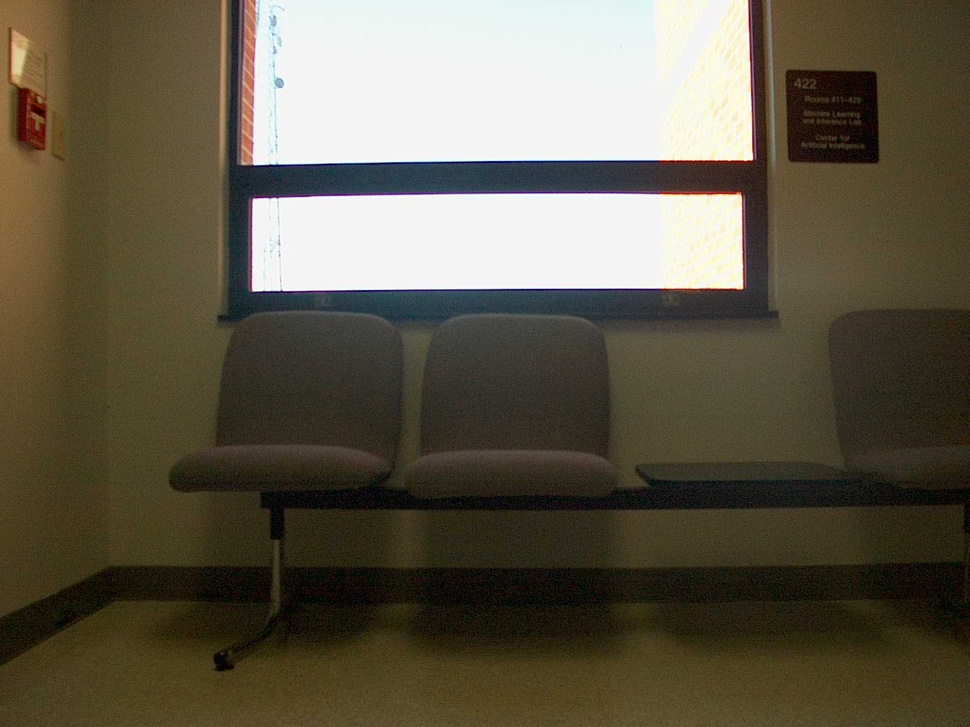
#> input picture hw3_cs682_smansur4/ST2MainHall4/ST2MainHall4001.jpg, 970 x 727 px, shrunk from 1600 x 1200 before the run
$ python extra_credit_2.py
#> lines starting #> are read from the running program, lines starting #| are printed output that depends on the picture
import cv2 as cv
import numpy as np
from matplotlib import pyplot as plt

np.seterr(divide='ignore', invalid='ignore')

img = cv.imread("./ST2MainHall4/ST2MainHall4001.jpg")
#> img is the input picture: shape (727, 970, 3); mean B, G, R 73.1, 89.9, 96.7

imgDiffX = cv.Sobel(img, cv.CV_32F, 1, 0)
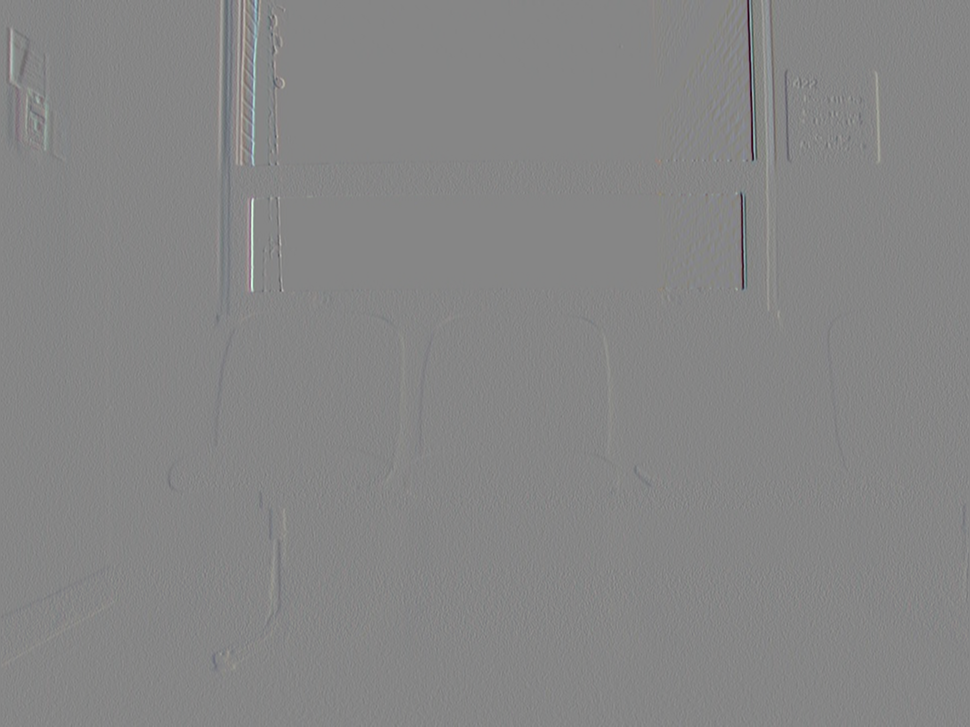
#> imgDiffX: shape (727, 970, 3) float32; mean B, G, R -0.2, -0.3, -0.4; drawn with min black and max white
imgDiffY = cv.Sobel(img, cv.CV_32F, 0, 1)

imgDiffXY = cv.multiply(imgDiffX, imgDiffY)
imgDiffXX = cv.multiply(imgDiffX, imgDiffX)
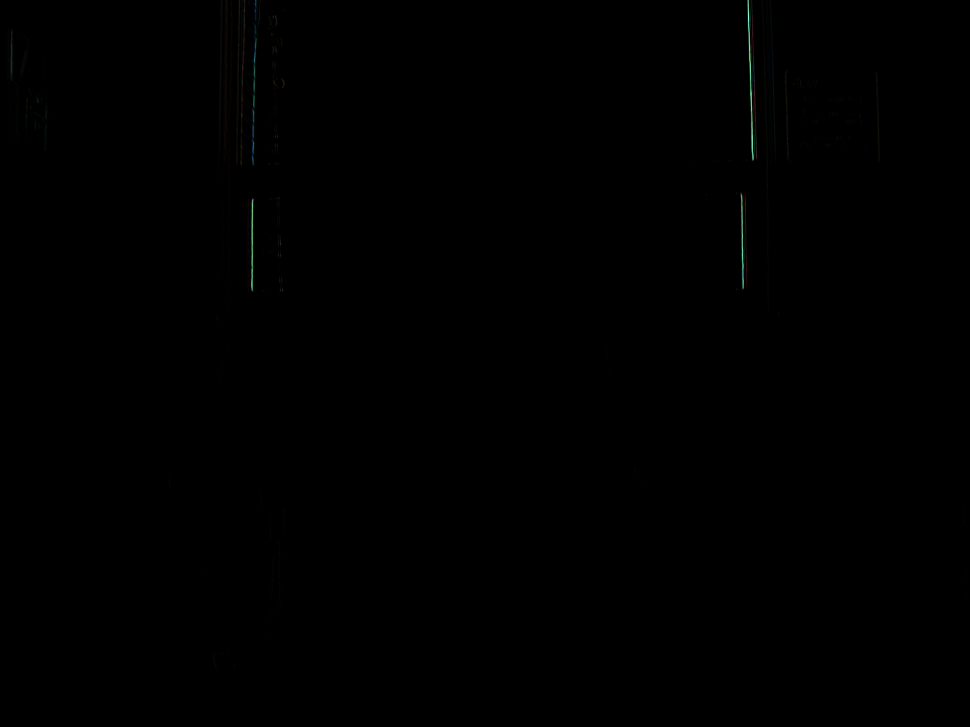
#> imgDiffXX: shape (727, 970, 3) float32; mean B, G, R 1053.8, 1220.3, 986.6; drawn with min black and max white
imgDiffYY = cv.multiply(imgDiffY, imgDiffY)

a = imgDiffXX[:,:,0] + imgDiffXX[:,:,1] + imgDiffXX[:,:,2]
b = imgDiffXY[:,:,0] + imgDiffXY[:,:,1] + imgDiffXY[:,:,2]
c = imgDiffYY[:,:,0] + imgDiffYY[:,:,1] + imgDiffYY[:,:,2]

b_square = b * b
ac = a * c
a_plus_c = a + c
a_plus_c_square = a_plus_c * a_plus_c
lambda1 = ((a_plus_c + np.sqrt(a_plus_c_square - 4 * (b_square - ac))))/2
lambda2 = ((a_plus_c - np.sqrt(a_plus_c_square - 4 * (b_square - ac))))/2

#print("lambda1",lambda1)
#print("lambda2",lambda2)
a_minus_lambda1 = a - lambda1
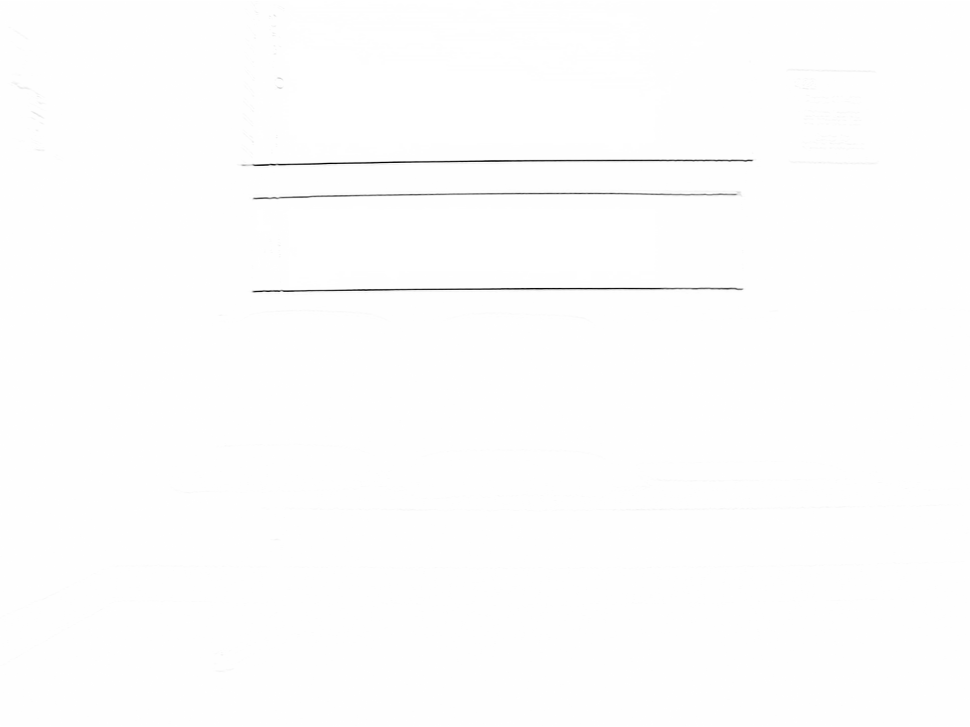
#> a_minus_lambda1: shape (727, 970) float32; min -2602303.5, max 0, mean -7639.2; drawn with min black and max white
b_neg = b * (-1)
x = b_neg / a_minus_lambda1
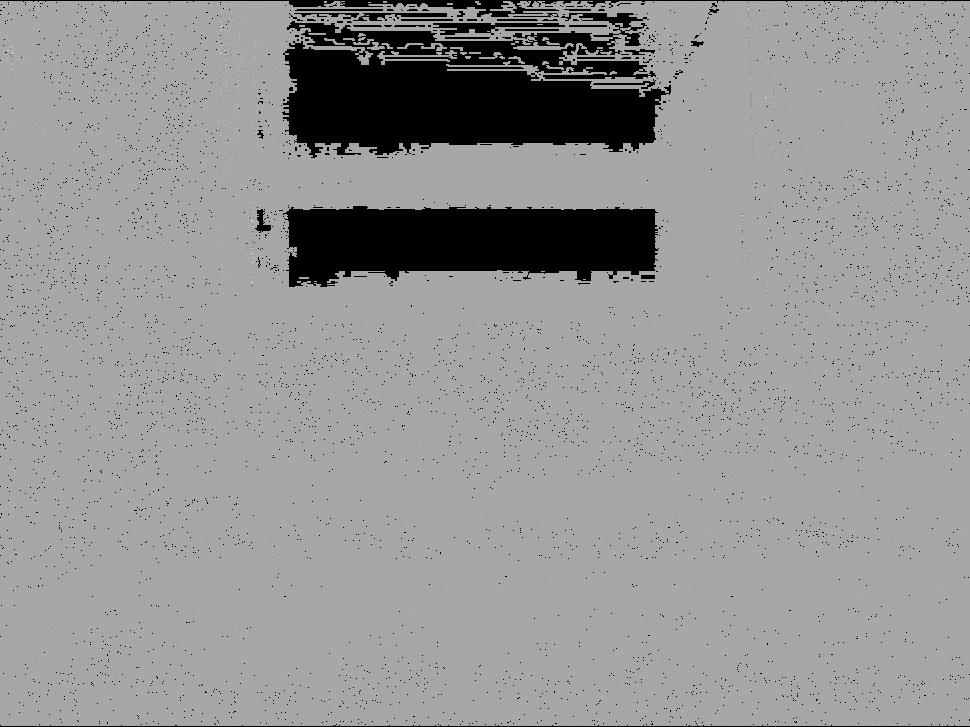
#> x: shape (727, 970) float32; 10.28% of the values are NaN or infinite; the others: min -447.3, max 233.9, mean 0.0103; drawn with min black, max white, NaN and infinite black
#print(x.shape)

bgr_angle_degree = (np.arctan2(1, x) * 180 / np.pi) + 360
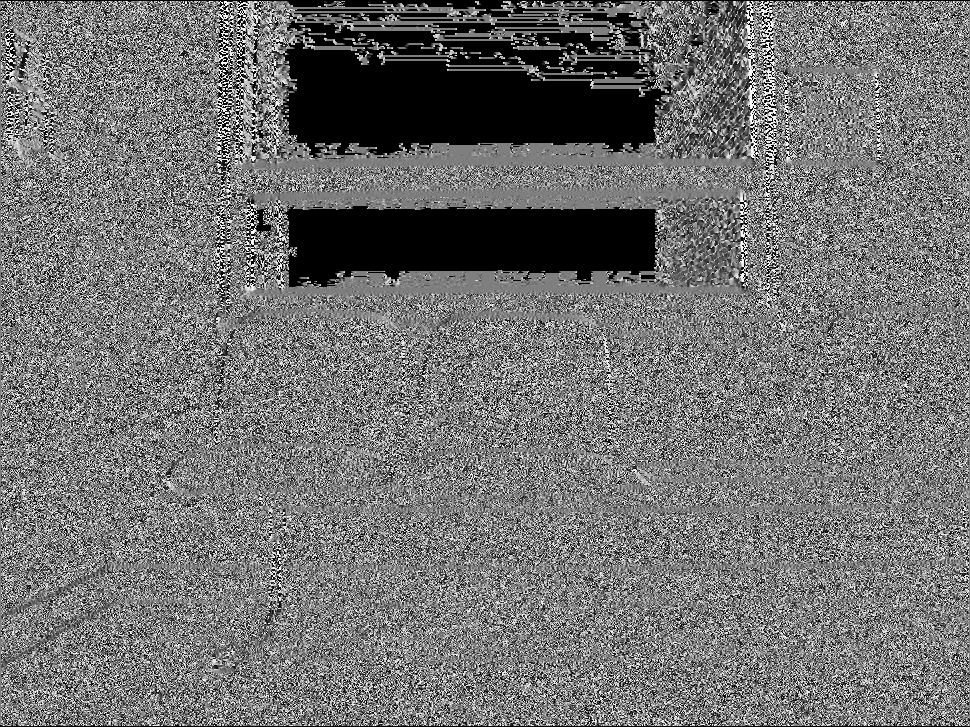
#> bgr_angle_degree: shape (727, 970) float32; 10.28% of the values are NaN or infinite; the others: min 360.2, max 539.9, mean 449.6; drawn with min black, max white, NaN and infinite black
bgr_angle_final = np.rint((bgr_angle_degree % 360))
bgr_angle_final[np.isnan(bgr_angle_final)] = 0
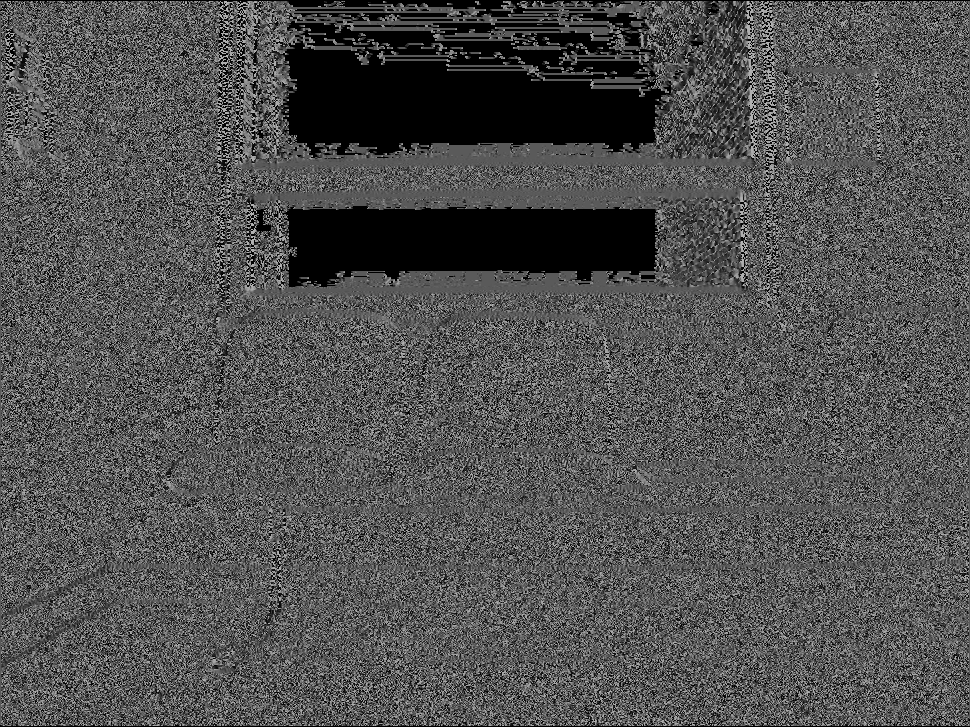
#> bgr_angle_final: shape (727, 970) float32; min 0, max 180, mean 80.4
print(bgr_angle_final.min())
#| 0.0
print(bgr_angle_final.max())
#| 180.0

hist, bins = np.histogram(bgr_angle_final, bins=18)
#> hist = 18 values, max 86990 at index 0, min 16635 at index 17, mean 39177.2; bins = 19 values from 0 to 180

plt.plot(hist)
plt.title("Histogram of color gradients: using eigenvalues and eigenvectors")
plt.xlabel("angles(in degrees)")
plt.ylabel("number of edges selected")
plt.show()
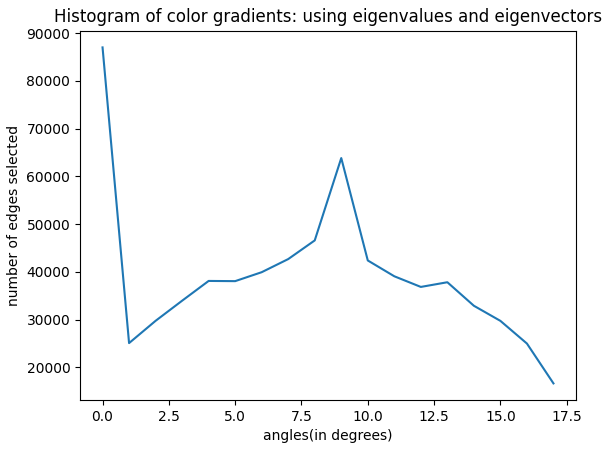
#> figure drawn by matplotlib, 1 panel; curve peaks at x = 0, y = 86990

$ run again, with hw3_cs682_smansur4/ST2MainHall4/ST2MainHall4004.jpg copied over hw3_cs682_smansur4/ST2MainHall4/ST2MainHall4001.jpg
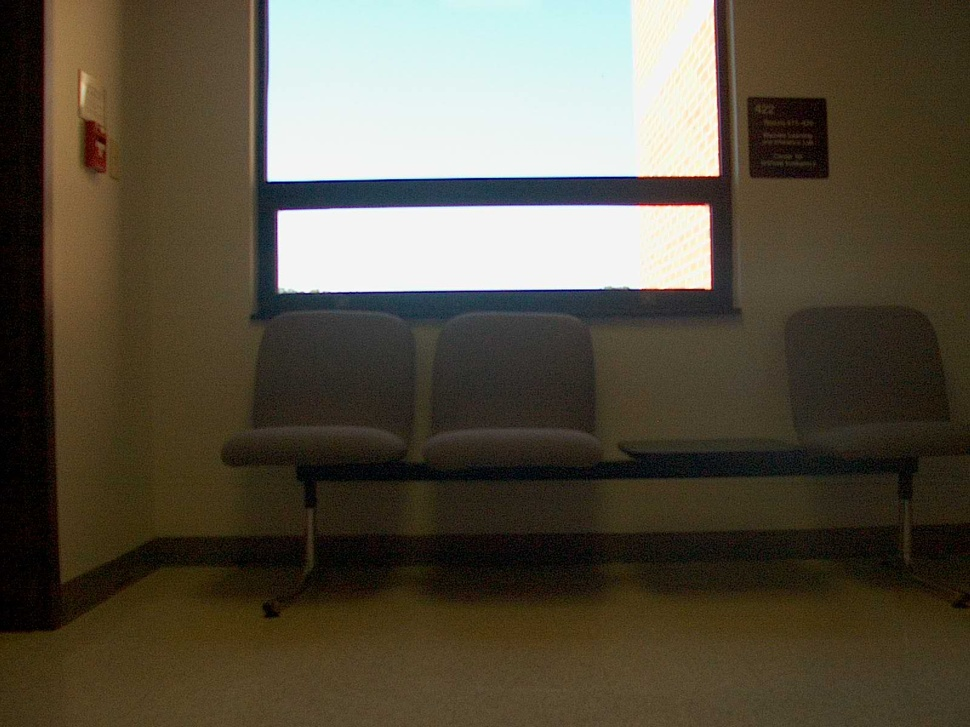
#> input picture hw3_cs682_smansur4/ST2MainHall4/ST2MainHall4004.jpg, 970 x 727 px, shrunk from 1600 x 1200 before the run
#> img is the input picture: shape (727, 970, 3); mean B, G, R 65.9, 81, 88.1
#> `bgr_angle_final[np.isnan(bgr_angle_final)] = 0`:
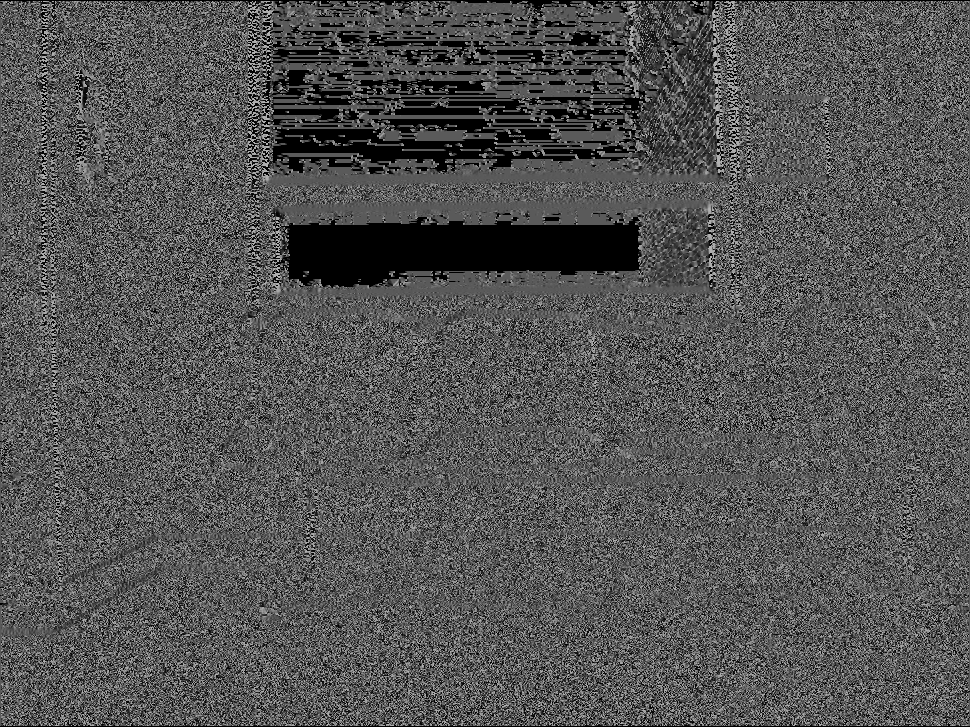
#> bgr_angle_final: shape (727, 970) float32; min 0, max 180, mean 83.5
#| 0.0
#| 180.0
#> hist = 18 values, max 73554 at index 9, min 16585 at index 17, mean 39177.2; bins = 19 values from 0 to 180
#> `plt.show()`:
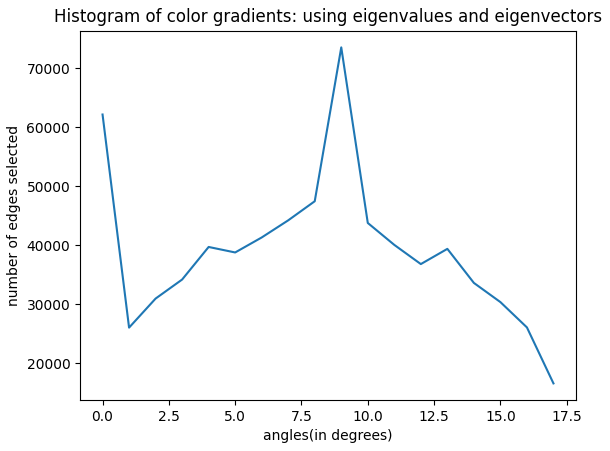
#> figure drawn by matplotlib, 1 panel; curve peaks at x = 9, y = 73554
